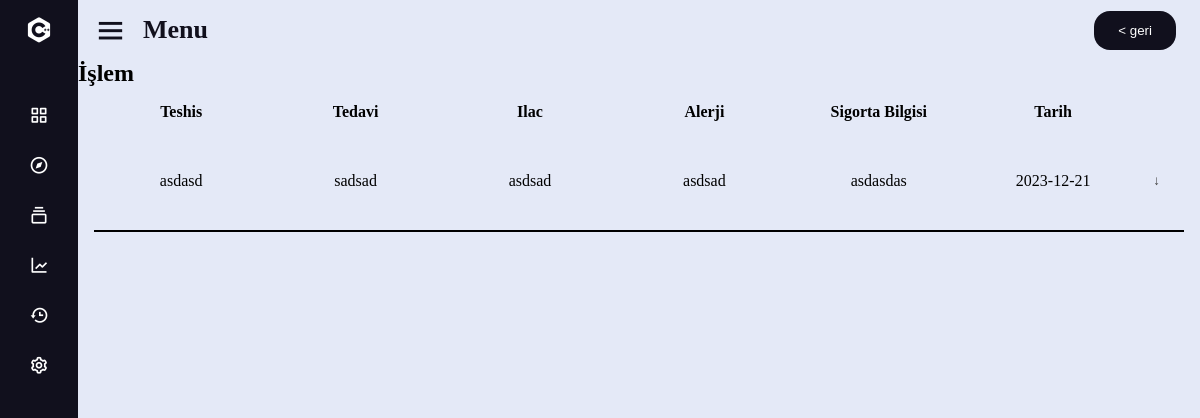
The app's page /search_record_detail?th_id=c75b9580-77d0-4fdc-816c-2a5643518872 (signed in) with its own data.
### tables this page shows
CREATE TABLE records_th (id INTEGER PRIMARY KEY AUTOINCREMENT NOT NULL UNIQUE, teshis TEXT, tedavi TEXT, ilac TEXT, alerji TEXT, sigortabilgi TEXT, th_id TEXT, tarih TEXT, tooth TEXT, kullanici TEXT);

### main.py (the view)
@app.route('/search_record_detail', methods=['GET'])
def search_record_detail():
    if 'user' in session:
        th_id = request.args.get('th_id')
        record_th_data = execute_query("SELECT * FROM records_th WHERE th_id=?", (th_id,), fetchone=False)
        if record_th_data:
            return render_template('search_record_detail.html', record_th_data=record_th_data)
        else:
            return render_template('record_th_not_found.html', th_id=th_id)
    else:
        return render_template('login.html')

### main.py (called while the page is built)
def connect_db():
    return sqlite3.connect('data/master.db')

def execute_query(query, parameters=None, fetchone=False):
    conn = connect_db()
    cursor = conn.cursor()
    cursor.execute(query, parameters) if parameters else cursor.execute(query)
    result = cursor.fetchone() if fetchone else cursor.fetchall()
    conn.commit()
    conn.close()
    return result

### templates/search_record_detail.html (shortened to what this page needs)
<!DOCTYPE html>
<html lang="en" dir="ltr">
  <head>
    <link href='https://unpkg.com/boxicons@2.0.7/css/boxicons.min.css' rel='stylesheet'>
   </head>
<body>
  <div class="sidebar close">
    <div class="logo-details">
      <i class='bx bxl-c-plus-plus'></i>
    </div>
    <ul class="nav-links">
      <li>
        <a href="/">
          <i class='bx bx-grid-alt' ></i>
        </a>
      </li>
      <li>
        <a href="/randevu">
          <i class='bx bx-compass' ></i>
        </a>
      </li>
      <li>
        <div class="iocn-link">
          <a href="/record_search">
            <i class='bx bx-collection' ></i>
          </a>
        </div>
      </li>
      <li>
        <a href="/hizmetler">
          <i class='bx bx-line-chart' ></i>
        </a>
      </li>
      <li>
        <a href="#">
          <i class='bx bx-history'></i>
        </a>
      </li>
      <li>
        <a href="#">
          <i class='bx bx-cog' ></i>
        </a>
      </li>
</ul>
  </div>
  <section class="home-section">
    <div class="home-content">
      <i class='bx bx-menu' ></i>
      <span class="text">Menu</span>
      <span class="backbutton"><button onclick="goBack()">&lt; geri</button></span>
    </div>
    <h1>İşlem</h1>
    <div class="outersearch">
      <div class="searchhead">
          <div class="searchheadbox">
              <div class="searchheaditem">Teshis</div>
              <div class="searchheaditem">Tedavi</div>
              <div class="searchheaditem">Ilac</div>
              <div class="searchheaditem">Alerji</div>
              <div class="searchheaditem">Sigorta Bilgisi</div>
              <div class="searchheaditem">Tarih</div>
          </div>
      </div>
      <div class="searcbody">
        {% for record in record_th_data %}
          <div class="searchbodybox">
              <div class="searchitem">{{ record[1] }}</div>
              <div class="searchitem">{{ record[2] }}</div>
              <div class="searchitem">{{ record[3] }}</div>
              <div class="searchitem">{{ record[4] }}</div>
              <div class="searchitem">{{ record[5] }}</div>
              <div class="searchitem">{{ record[7] }}</div>
              <button id="acid{{ record[0] }}" class="accordion">↓</button>
          </div>
        {% endfor %}
      </div>
  </div>
  </section>
</body>
</html>

### templates/search_record_detail.html (style rules this page uses)
* { margin: 0; padding: 0; box-sizing: border-box; }
.sidebar { position: fixed; top: 0; left: 0; height: 100%; width: 260px; background: #11101d; z-index: 100; transition: all 0.5s ease; }
.sidebar.close { width: 78px; }
.sidebar .logo-details { height: 60px; width: 100%; display: flex; align-items: center; }
.sidebar .logo-details i { font-size: 30px; color: #fff; height: 50px; min-width: 78px; text-align: center; line-height: 50px; }
.sidebar .nav-links { height: 100%; padding: 30px 0 150px 0; overflow: auto; }
.sidebar.close .nav-links { overflow: visible; }
.sidebar .nav-links li { position: relative; list-style: none; transition: all 0.4s ease; }
.sidebar .nav-links li .iocn-link { display: flex; align-items: center; justify-content: space-between; }
.sidebar.close .nav-links li .iocn-link { display: block }
.sidebar .nav-links li i { height: 50px; min-width: 78px; text-align: center; line-height: 50px; color: #fff; font-size: 20px; cursor: pointer; transition: all 0.3s ease; }
.sidebar .nav-links li a { display: flex; align-items: center; text-decoration: none; }
.home-section { position: relative; background: #E4E9F7; height: 100vh; left: 260px; width: calc(100% - 260px); transition: all 0.5s ease; }
.sidebar.close ~ .home-section { left: 78px; width: calc(100% - 78px); }
.home-section .home-content { height: 60px; display: flex; align-items: center; }
.home-section .home-content .bx-menu, .home-section .home-content .text { color: #11101d; font-size: 35px; }
.home-section .home-content .bx-menu { margin: 0 15px; cursor: pointer; }
.home-section .home-content .text { font-size: 26px; font-weight: 600; }
.searchitem { width: 16%; display: flex; align-items: center; justify-content: center; align-content: center; }
.searchbodybox { display: flex; flex-direction: row; flex-wrap: wrap; width: 100%; border-bottom: 2px solid black; padding-bottom: 1rem; padding-top: 0.5rem; }
.searcbody { display: flex; flex-direction: row; flex-wrap: wrap; }
.searchheaditem { width: 16%; display: flex; align-items: center; justify-content: center; align-content: center; font-weight: bold; }
.searchheadbox { display: flex; flex-direction: row; flex-wrap: wrap; }
.outersearch { display: flex; width: 100%; flex-direction: column; flex-wrap: wrap; padding: 1rem; }
.accordion { background-color: #eee; color: #444; cursor: pointer; padding: 18px; width: 100%; text-align: left; border: none; outline: none; transition: 0.4s; }
button.accordion { width: 3%; display: flex; align-items: center; justify-content: center; align-content: center; padding: 0.5rem; background: transparent; font-weight: bold; }
.outersearch { background-color: rgb(228, 233, 247); }
span.backbutton { position: absolute; right: 1.5rem; }
span.backbutton button { border: none; background: #11101d; color: white; padding-top: 1.5vh; border-radius: 1rem; padding-bottom: 1.5vh; padding-left: 3vh; padding-right: 3vh; cursor: pointer; }

### records on screen
records_th: teshis "asdasd", tedavi "sadsad", ilac "asdsad", alerji "asdsad", sigortabilgi "asdasdas", tarih "2023-12-21"
